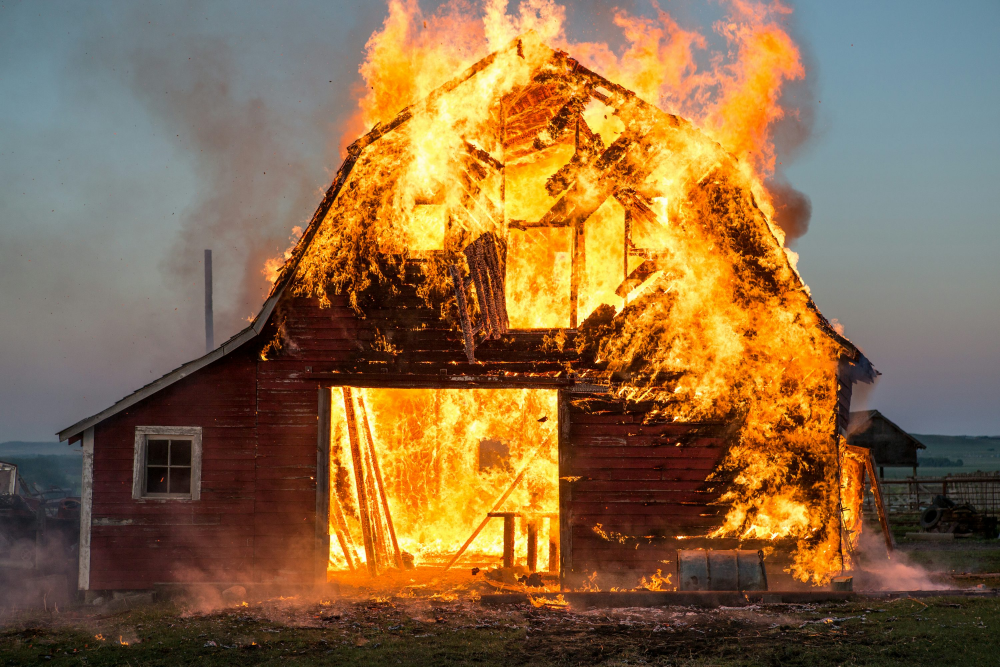
#> input picture src/backend/sample.jpeg, 3000 x 2000 px (shown at 1/3 size)
$ python -i masks.py   (imports and definitions only)
#> lines starting #> are read from the running program, lines starting #| are printed output that depends on the picture; after the words box and inside, x2 and y2 are one past the last pixel; in counts of white or black regions, pixels touching at a corner belong together
#> further down, picture is the input picture: shape (2000, 3000, 3); mean B, G, R 68.1, 106.6, 139
import cv2
import numpy as np

def detect_fire_hsv_ycrcb_lab(frame):
    frame = cv2.resize(frame, (960, 540))

    # -------------------------
    # 1. COLOR-BASED FIRE MASK (HSV)
    # -------------------------
    blur = cv2.GaussianBlur(frame, (7, 7), 0)
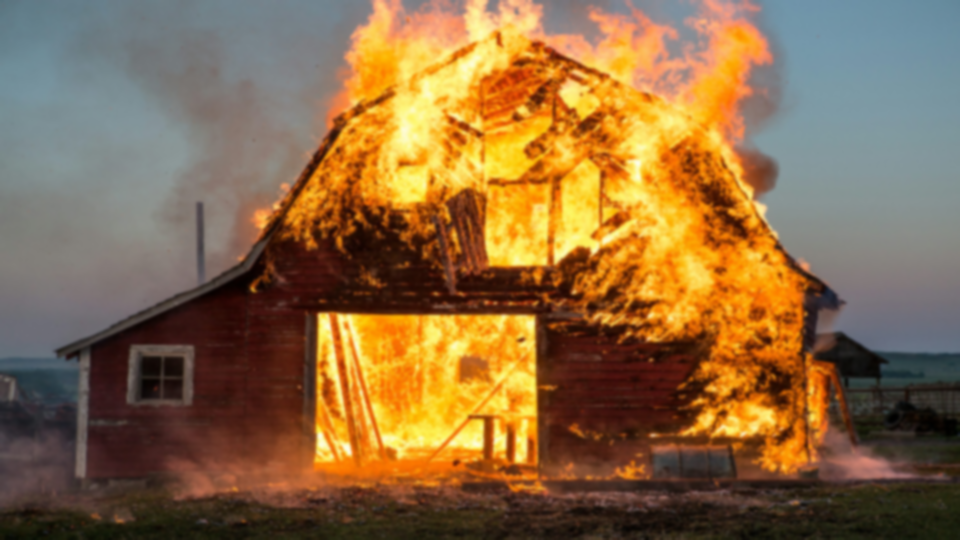
#> blur: shape (540, 960, 3); mean of channels 0, 1, 2 68, 106.5, 138.8; drawn as B, G, R
    hsv = cv2.cvtColor(blur, cv2.COLOR_BGR2HSV)
#> hsv: shape (540, 960, 3); mean H, S, V 38.2, 133.1, 144.2

    lower_fire = np.array([5, 100, 180])
    upper_fire = np.array([30, 255, 255])
    mask_hsv = cv2.inRange(hsv, lower_fire, upper_fire)
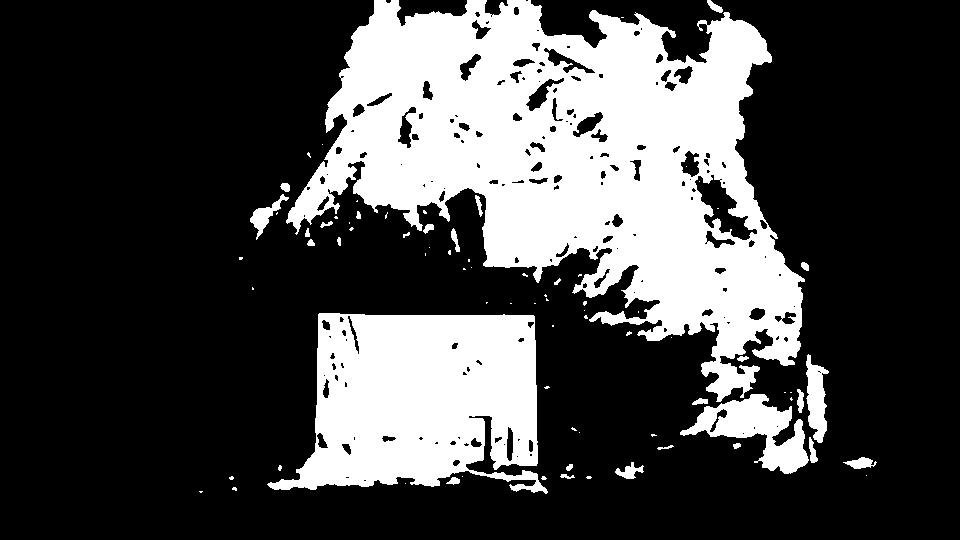
#> mask_hsv: shape (540, 960); 28.1% white; 80 white regions (51 under 20 px), largest, box (x1, y1, x2, y2) and area: (286, 0, 805, 402) 101728, (267, 313, 548, 494) 35629, (680, 394, 809, 474) 4340

    # -------------------------
    # 2. HEAT MASK (YCrCb)
    # -------------------------
    ycrcb = cv2.cvtColor(frame, cv2.COLOR_BGR2YCrCb)
#> ycrcb: shape (540, 960, 3); mean of channels 0, 1, 2 111.8, 147.3, 103.3
    Y, Cr, Cb = cv2.split(ycrcb)
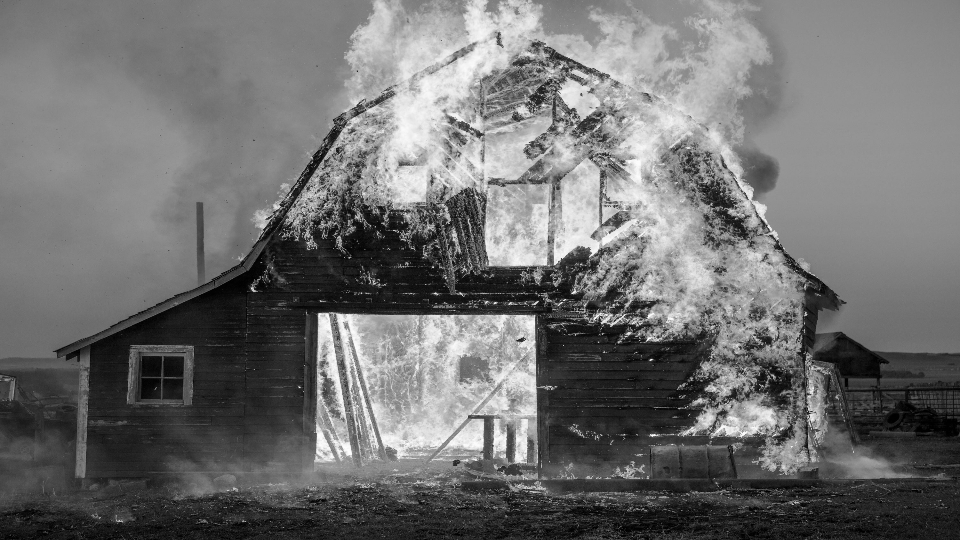
#> Y: shape (540, 960); min 0, max 254, mean 111.8
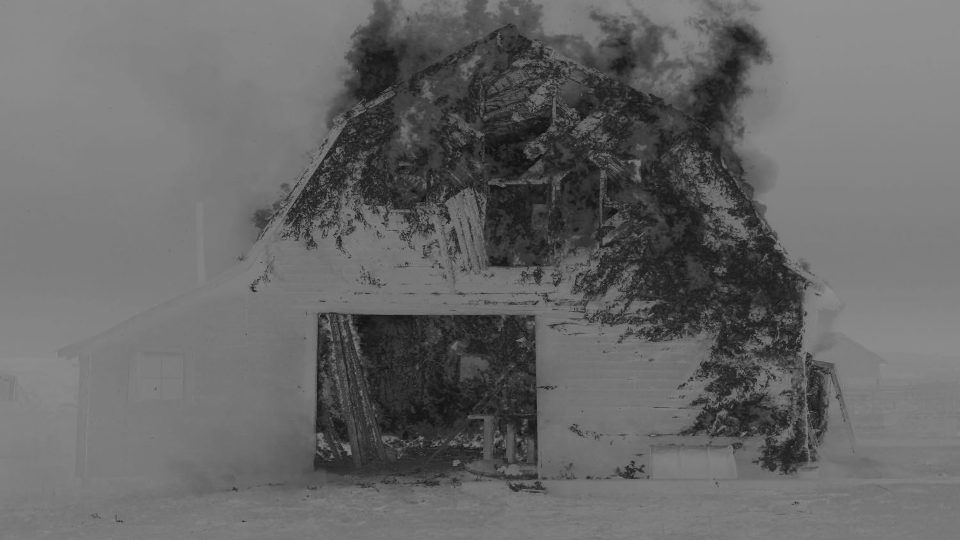
#> Cb: shape (540, 960); min 16, max 147, mean 103.3
    _, mask_hot = cv2.threshold(Cr, 160, 255, cv2.THRESH_BINARY)
#> mask_hot: shape (540, 960); 27.6% white; 511 white regions (460 under 20 px), largest, box (x1, y1, x2, y2) and area: (279, 0, 845, 479) 102789, (192, 312, 579, 497) 33938, (248, 168, 309, 244) 892

    # -------------------------
    # 3. BRIGHTNESS MASK (Lab)
    # -------------------------
    lab = cv2.cvtColor(frame, cv2.COLOR_BGR2LAB)
#> lab: shape (540, 960, 3); mean of channels 0, 1, 2 120.2, 138.4, 151.7
    L, A, B = cv2.split(lab)
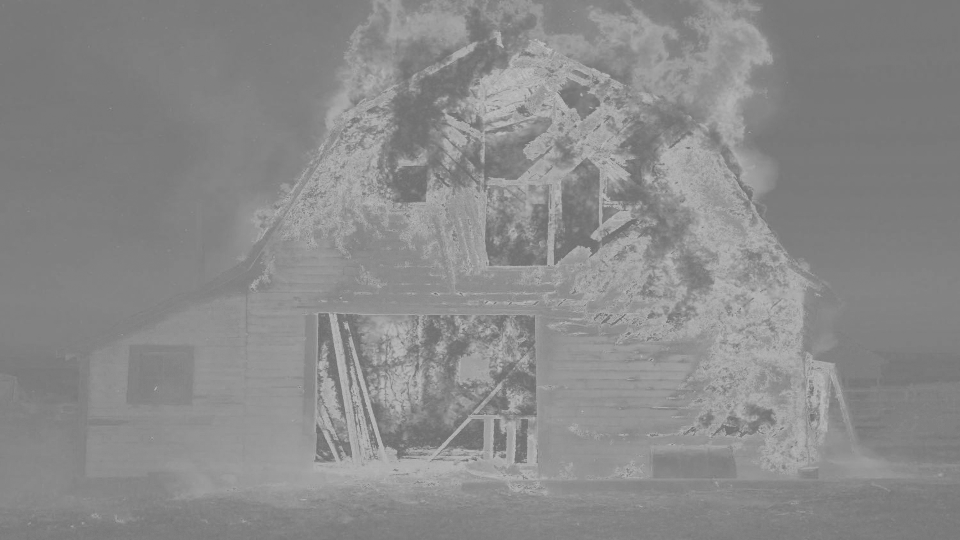
#> A: shape (540, 960); min 105, max 193, mean 138.4
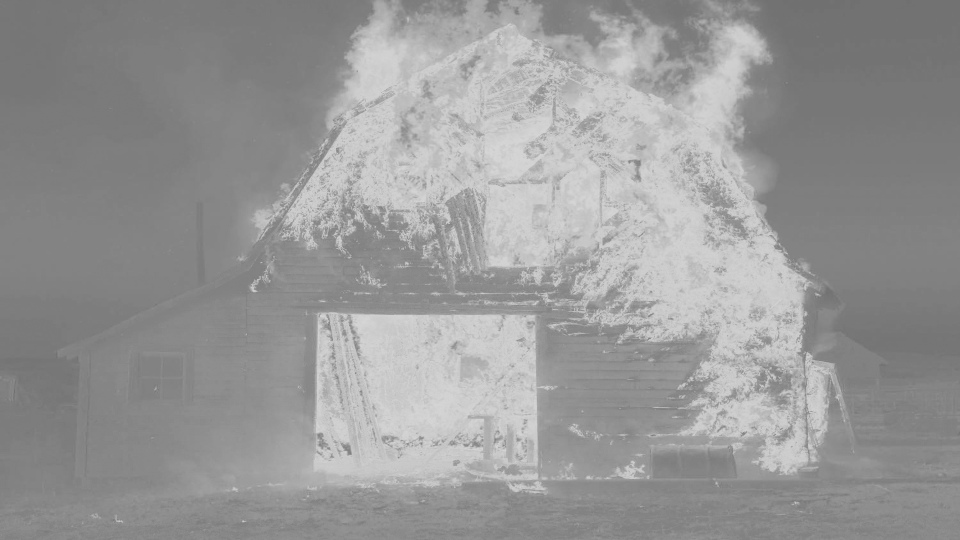
#> B: shape (540, 960); min 112, max 214, mean 151.7
    _, mask_bright = cv2.threshold(L, 160, 255, cv2.THRESH_BINARY)
#> mask_bright: shape (540, 960); 23.3% white; 1245 white regions (1187 under 20 px), largest, box (x1, y1, x2, y2) and area: (286, 0, 800, 357) 82614, (314, 312, 538, 474) 27691, (678, 394, 790, 438) 2203

    # -------------------------
    # 4. COMBINE ALL MASKS
    # -------------------------
    fire_mask = cv2.bitwise_and(mask_hsv, mask_hot)
#> fire_mask: shape (540, 960); 21.8% white; 241 white regions (198 under 20 px), largest, box (x1, y1, x2, y2) and area: (286, 0, 805, 402) 78220, (267, 313, 548, 494) 26027, (680, 394, 809, 474) 3676
    fire_mask = cv2.bitwise_and(fire_mask, mask_bright)
#> fire_mask: shape (540, 960); 16.1% white; 999 white regions (910 under 20 px), largest, box (x1, y1, x2, y2) and area: (429, 0, 800, 357) 40045, (352, 314, 536, 434) 11827, (286, 0, 482, 228) 11342

    # -------------------------
    # 5. MORPHOLOGICAL CLOSING TO FILL GAPS
    # -------------------------
    kernel = np.ones((7, 7), np.uint8)
    fire_mask = cv2.morphologyEx(fire_mask, cv2.MORPH_CLOSE, kernel)
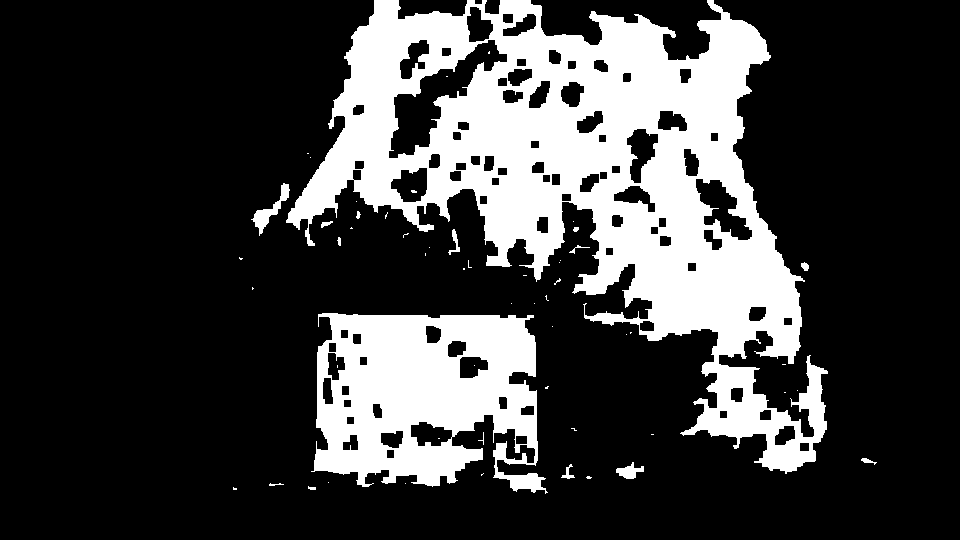
#> fire_mask: shape (540, 960); 24.5% white; 56 white regions (41 under 20 px), largest, box (x1, y1, x2, y2) and area: (286, 0, 828, 474) 96227, (311, 313, 548, 494) 29074, (251, 183, 290, 236) 526

    # Show results
    cv2.imshow("Original Frame", frame)
    cv2.imshow("Gaussian Blur", blur)
    cv2.imshow("HSV Mask", mask_hsv)
    cv2.imshow("Cr Mask", mask_hot)
    cv2.imshow("L Mask", mask_bright)
    cv2.imshow("Combined HSV Cr L Mask with Morphological Closing", fire_mask)
    cv2.waitKey(1)


def detect_fire_from_path(image_path):
    frame = cv2.imread(image_path)
    if frame is None:
        raise ValueError(f"Image not found or invalid path: {image_path}")
    return detect_fire_hsv_ycrcb_lab(frame)

# [6 lines not run here, left out]

>>> import cv2
>>> picture = cv2.imread('sample.jpeg')
>>> result = detect_fire_hsv_ycrcb_lab(picture)
